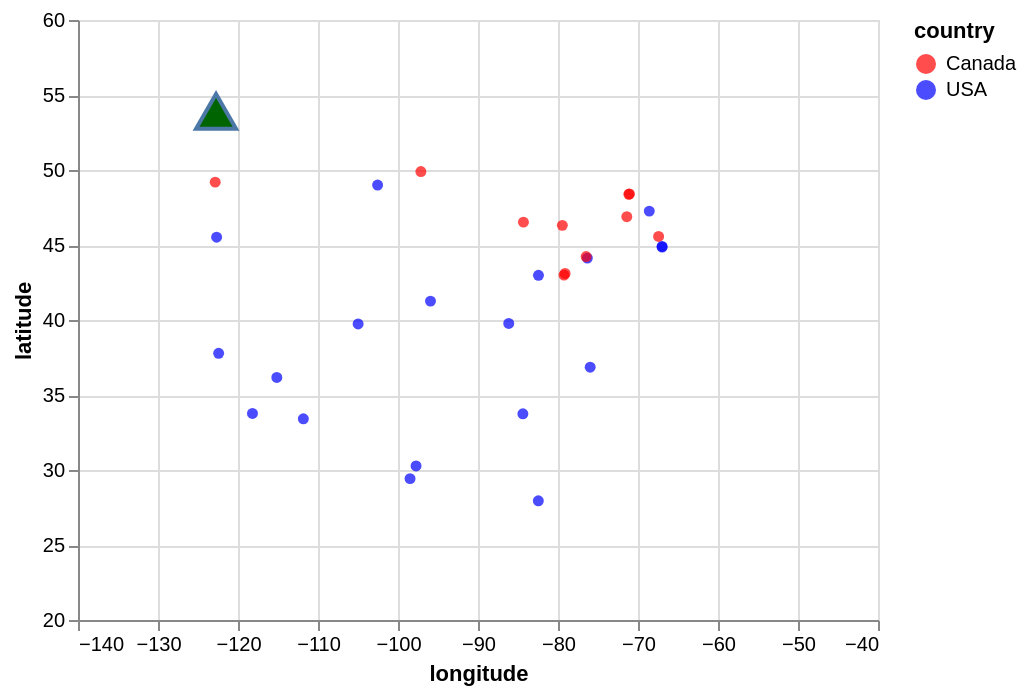

Express this chart as Vega-Lite.
### Vega-Lite specification from a JSON file in a GitHub repository (floating-point values rounded to 4 significant figures)
{"config": {"view": {"continuousWidth": 400, "continuousHeight": 300}}, "layer": [{"data": {"name": "data-615c3b712bf8c90518c486c9e85be698"}, "mark": "circle", "encoding": {"color": {"type": "nominal", "field": "country", "scale": {"domain": ["Canada", "USA"], "range": ["red", "blue"]}}, "x": {"type": "quantitative", "field": "longitude", "scale": {"domain": [-140, -40]}}, "y": {"type": "quantitative", "field": "latitude", "scale": {"domain": [20, 60]}}}}, {"data": {"name": "data-d0ae25a3f6b392271f284534b330ba9e"}, "mark": {"type": "point", "fill": "darkgreen", "opacity": 1, "shape": "triangle-up", "size": 400}, "encoding": {"x": {"type": "quantitative", "field": "longitude"}, "y": {"type": "quantitative", "field": "latitude"}}}], "$schema": "https://vega.github.io/schema/vega-lite/v5.json", "datasets": {"data-615c3b712bf8c90518c486c9e85be698": [{"longitude": -79.46, "latitude": 46.31, "country": "Canada"}, {"longitude": -84.39, "latitude": 33.75, "country": "USA"}, {"longitude": -67.43, "latitude": 45.57, "country": "Canada"}, {"longitude": -97.74, "latitude": 30.27, "country": "USA"}, {"longitude": -97.14, "latitude": 49.9, "country": "Canada"}, {"longitude": -82.46, "latitude": 27.95, "country": "USA"}, {"longitude": -71.15, "latitude": 48.38, "country": "Canada"}, {"longitude": -105.0, "latitude": 39.74, "country": "USA"}, {"longitude": -76.33, "latitude": 44.13, "country": "USA"}, {"longitude": -76.48, "latitude": 44.23, "country": "Canada"}, {"longitude": -111.8, "latitude": 33.42, "country": "USA"}, {"longitude": -115.1, "latitude": 36.17, "country": "USA"}, {"longitude": -102.5, "latitude": 49.0, "country": "USA"}, {"longitude": -68.59, "latitude": 47.26, "country": "USA"}, {"longitude": -71.07, "latitude": 48.41, "country": "Canada"}, {"longitude": -66.99, "latitude": 44.91, "country": "USA"}, {"longitude": -122.8, "latitude": 49.19, "country": "Canada"}, {"longitude": -84.32, "latitude": 46.52, "country": "Canada"}, {"longitude": -79.12, "latitude": 43.1, "country": "Canada"}, {"longitude": -122.4, "latitude": 37.78, "country": "USA"}, {"longitude": -122.7, "latitude": 45.52, "country": "USA"}, {"longitude": -66.98, "latitude": 44.86, "country": "USA"}, {"longitude": -71.4, "latitude": 46.89, "country": "Canada"}, {"longitude": -95.94, "latitude": 41.26, "country": "USA"}, {"longitude": -98.5, "latitude": 29.42, "country": "USA"}, {"longitude": -82.44, "latitude": 42.98, "country": "USA"}, {"longitude": -79.25, "latitude": 42.99, "country": "Canada"}, {"longitude": -118.2, "latitude": 33.77, "country": "USA"}, {"longitude": -86.16, "latitude": 39.77, "country": "USA"}, {"longitude": -75.98, "latitude": 36.85, "country": "USA"}], "data-d0ae25a3f6b392271f284534b330ba9e": [{"longitude": -122.7, "latitude": 53.91, "country": "Canada"}]}}
